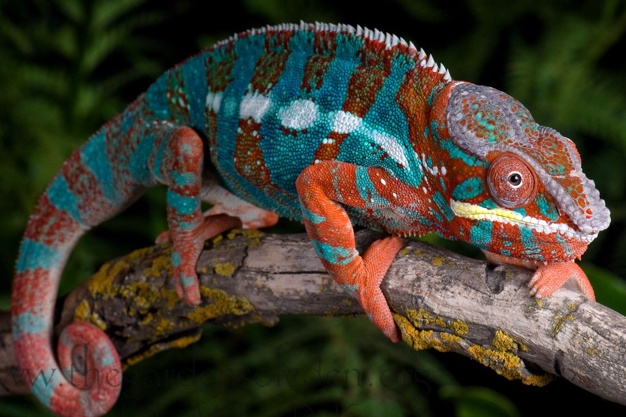
#> input picture lab02/Lab 2 - Images/Lab 2 - Images/chameleon.jpg, 626 x 417 px, found by its file name
$ jupyter execute --allow-errors Coba_coba.ipynb   (older library calls are emulated)
#> lines starting #> are read from the running program, lines starting #| are printed output that depends on the picture; after the words box and inside, x2 and y2 are one past the last pixel; in counts of white or black regions, pixels touching at a corner belong together
[cell 1]
from skimage import color, io,filters,util,exposure, morphology
from skimage.transform import rescale
import numpy as np
import matplotlib.pyplot as plt
import math

[cell 2]
img = io.imread("Lab 2 - Images\\Lab 2 - Images\\chameleon.jpg")
#> img is the input picture: shape (417, 626, 3); mean R, G, B 64.5, 60.2, 48

[cell 3]
R = img[:,:,0]
G = img[:,:,1]
B = img[:,:,2]

[cell 4]
plt.subplot(2,2,1);plt.imshow(img); plt.title('original');
plt.axis('off')
plt.subplot(2,2,2);plt.imshow(R,cmap='gray',vmin=0,vmax=255);
plt.title('R'); plt.axis('off')
plt.subplot(2,2,3);plt.imshow(G,cmap='gray',vmin=0,vmax=255);
plt.title('G'); plt.axis('off')
plt.subplot(2,2,4);plt.imshow(B,cmap='gray',vmin=0,vmax=255);
plt.title('B'); plt.axis('off')

[cell 5]
C = 1-util.img_as_float(R)
M = 1-util.img_as_float(G)
Y = 1-util.img_as_float(B)
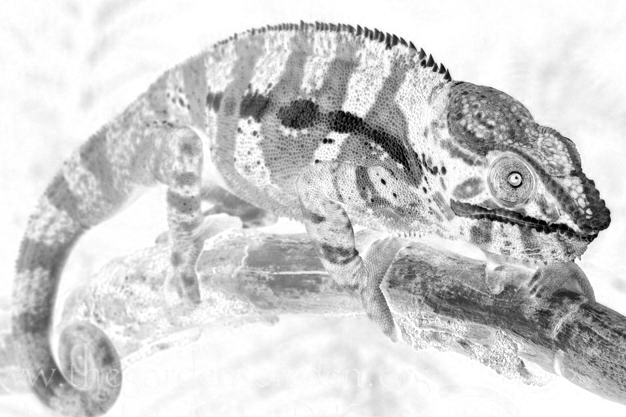
#> Y: shape (417, 626) float64; min 0, max 1, mean 0.812
CMY = np.zeros(img.shape)
CMY[:,:,0] = C
CMY[:,:,1] = M
CMY[:,:,2] = Y
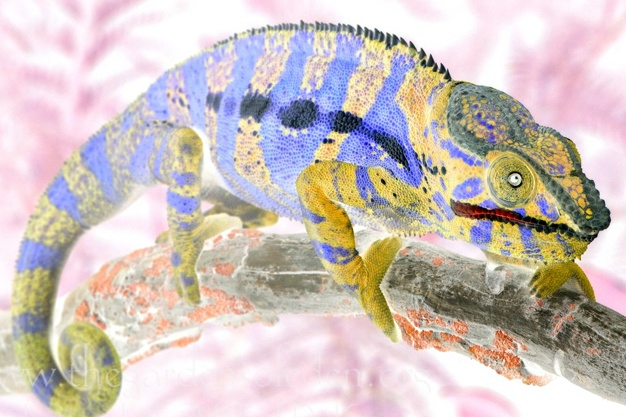
#> CMY: shape (417, 626, 3) float64; mean of channels 0, 1, 2 0.747, 0.764, 0.812; drawn as B, G, R
plt.subplot(2,2,1);plt.imshow(CMY); plt.title('CMY');
plt.axis('off')
plt.subplot(2,2,2);plt.imshow(C,cmap='gray');
plt.title('C'); plt.axis('off')
plt.subplot(2,2,3);plt.imshow(M,cmap='gray');
plt.title('M'); plt.axis('off')
plt.subplot(2,2,4);plt.imshow(Y,cmap='gray');
plt.title('Y'); plt.axis('off')

[cell 6]
HSV = color.rgb2hsv(img)
#> HSV: shape (417, 626, 3) float64; mean of channels 0, 1, 2 0.246, 0.581, 0.304
H = HSV[:,:,0]
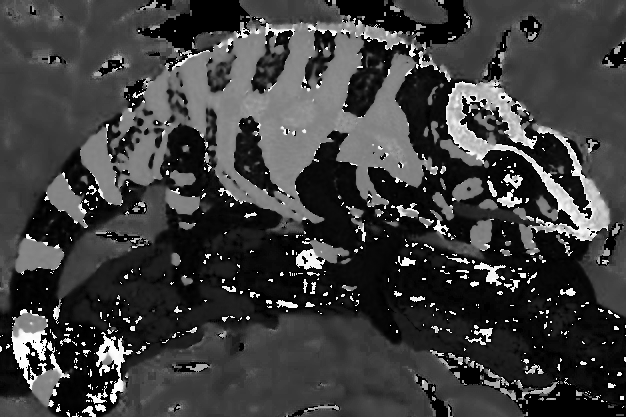
#> H: shape (417, 626) float64; min 0, max 0.999, mean 0.246
S = HSV[:,:,1]
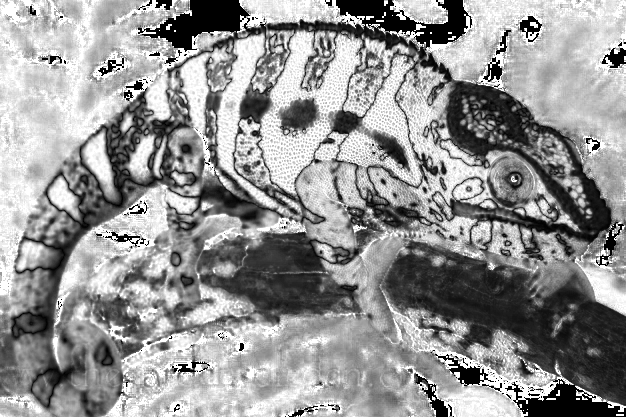
#> S: shape (417, 626) float64; min 0, max 1, mean 0.581
V = HSV[:,:,2]
plt.subplot(2,2,1);plt.imshow(HSV); plt.title('HSV');
plt.axis('off')
plt.subplot(2,2,2);plt.imshow(H,cmap='gray');
plt.title('H'); plt.axis('off')
plt.subplot(2,2,3);plt.imshow(S,cmap='gray');
plt.title('S'); plt.axis('off')
plt.subplot(2,2,4);plt.imshow(V,cmap='gray');
plt.title('V'); plt.axis('off')

#> (a cell that did not finish here is left out)

[cell 8]
i_contrasStreacing = img;

[cell 9]
from skimage import filters, morphology
R2 = filters.rank.mean(R,selem=morphology.square(9))
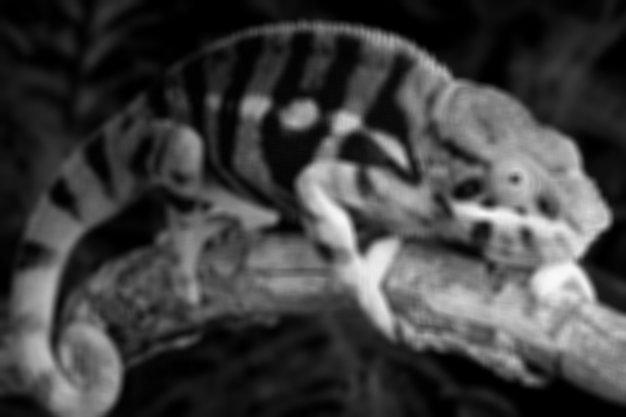
#> R2: shape (417, 626); min 0, max 248, mean 64
RGB = util.img_as_ubyte(np.zeros(img.shape))
RGB[:,:,0] = R2; RGB[:,:,1] = G; RGB[:,:,2] = B
plt.subplot(1,2,1); plt.imshow(img, cmap='gray')
plt.title("Original")
plt.subplot(1,2,2); plt.imshow(RGB, cmap='gray')
plt.title('img with smoothed R component');
plt.show()

[cell 10]
G2 = util.img_as_ubyte(filters.unsharp_mask(G,radius=5,amount=2))
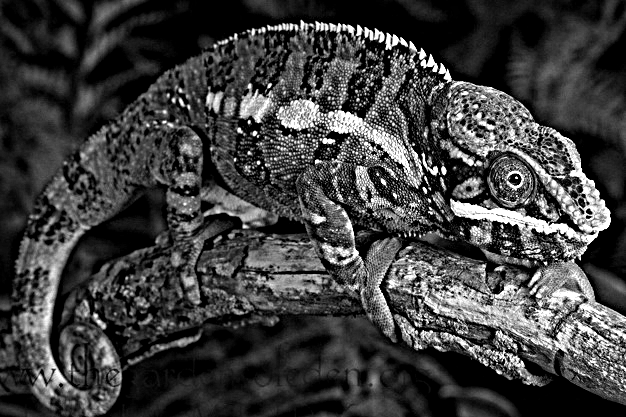
#> G2: shape (417, 626); min 0, max 255, mean 63
RGB2 = util.img_as_ubyte(np.zeros(img.shape))
RGB2[:,:,0] = R; RGB2[:,:,1] = G2; RGB2[:,:,2] = B
#> after `RGB2[:, :, 2] = B`:
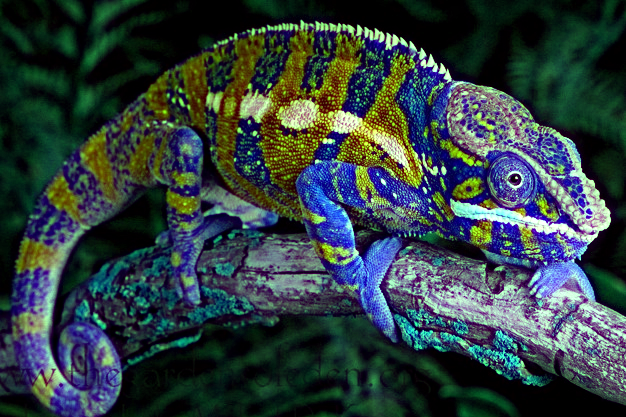
#> RGB2: shape (417, 626, 3); mean of channels 0, 1, 2 64.5, 63, 48; drawn as B, G, R
plt.figure(figsize=(10,7))
plt.subplot(1,2,1); plt.imshow(img);
plt.title('original')
plt.subplot(1,2,2); plt.imshow(RGB2); plt.title('img with sharpened G component');
plt.show()

[cell 11]
# pip install opencv-python

[cell 12]
import cv2
import numpy as np
import matplotlib.pyplot as plt
bird_image = cv2.imread("Lab 2 - Images\\Lab 2 - Images\\bird.jpg")
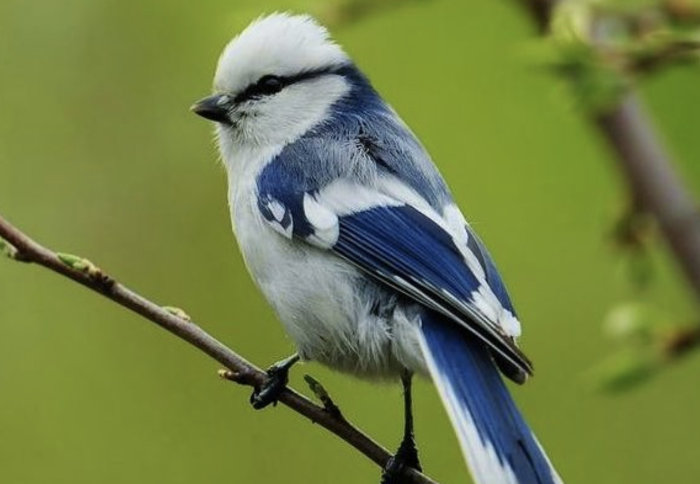
#> input picture lab02/Lab 2 - Images/Lab 2 - Images/bird.jpg, 700 x 484 px, found by its file name
#> bird_image is the input picture: shape (484, 700, 3); mean B, G, R 71, 128.1, 114.5
bird_image = cv2.cvtColor(bird_image, cv2.COLOR_BGR2RGB)
pixel_values = bird_image.reshape((-1, 3))
pixel_values = np.float32(pixel_values)
criteria = (cv2.TERM_CRITERIA_EPS +
cv2.TERM_CRITERIA_MAX_ITER, 100, 0.2)
k = 4
_, labels, (centers) = cv2.kmeans(pixel_values, k, None,
criteria, 10, cv2.KMEANS_RANDOM_CENTERS)
#> centers = [[121.9, 137.6, 53.73], [176.8, 186.9, 183.3], [99.56, 111.4, 118], [42.44, 49.08, 48.88]]
centers = np.uint8(centers)
#> centers = [[121, 137, 53], [176, 186, 183], [99, 111, 118], [42, 49, 48]]
labels = labels.flatten()
segmented_image = centers[labels.flatten()]
segmented_image =segmented_image.reshape(bird_image.shape)
plt.imshow(segmented_image)
plt.title("Color segementation with k=4")
plt.show()

[cell 13]
hsv = cv2.cvtColor(bird_image, cv2.COLOR_RGB2HSV)
#> hsv: shape (484, 700, 3); mean H, S, V 48.1, 132.1, 131.7
low_blue = (55, 0, 0)
high_blue = (118, 255, 255)
mask = cv2.inRange(hsv, low_blue, high_blue)
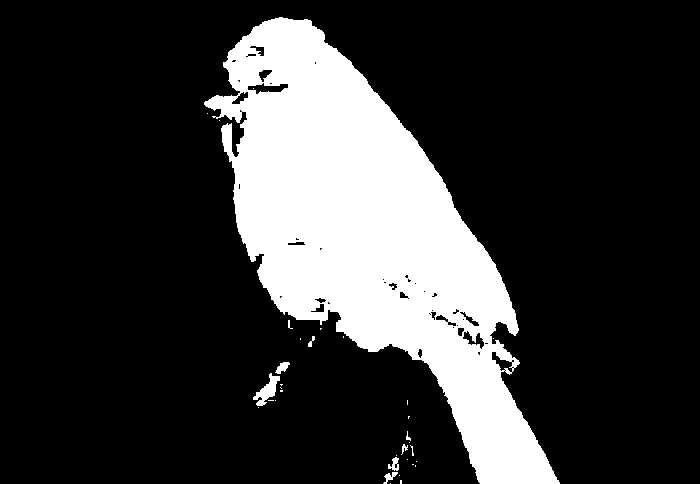
#> mask: shape (484, 700); 20.8% white; 34 white regions (26 under 20 px), largest, box (x1, y1, x2, y2) and area: (204, 17, 560, 484) 69540, (253, 373, 280, 406) 365, (275, 362, 290, 374) 100
result = cv2.bitwise_and(bird_image, bird_image,
mask=mask)
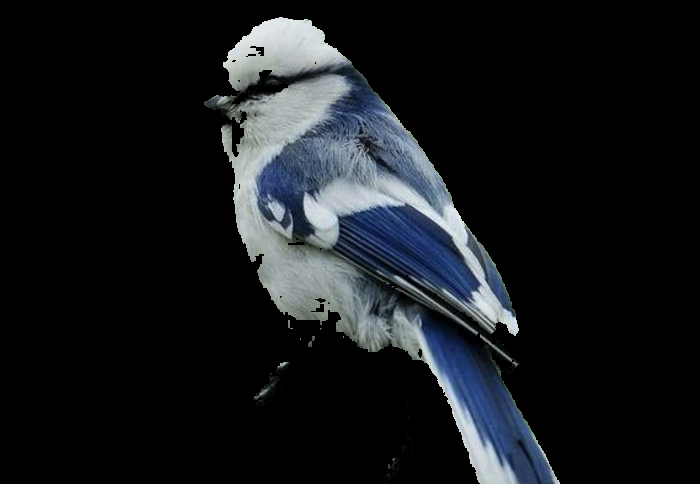
#> result: shape (484, 700, 3); mean R, G, B 21.8, 24.5, 27.4
plt.subplot(1, 2, 1)
plt.title("mask")
plt.imshow(mask, cmap="gray")
plt.subplot(1, 2, 2)
plt.title("result")
plt.imshow(result)
plt.show()
